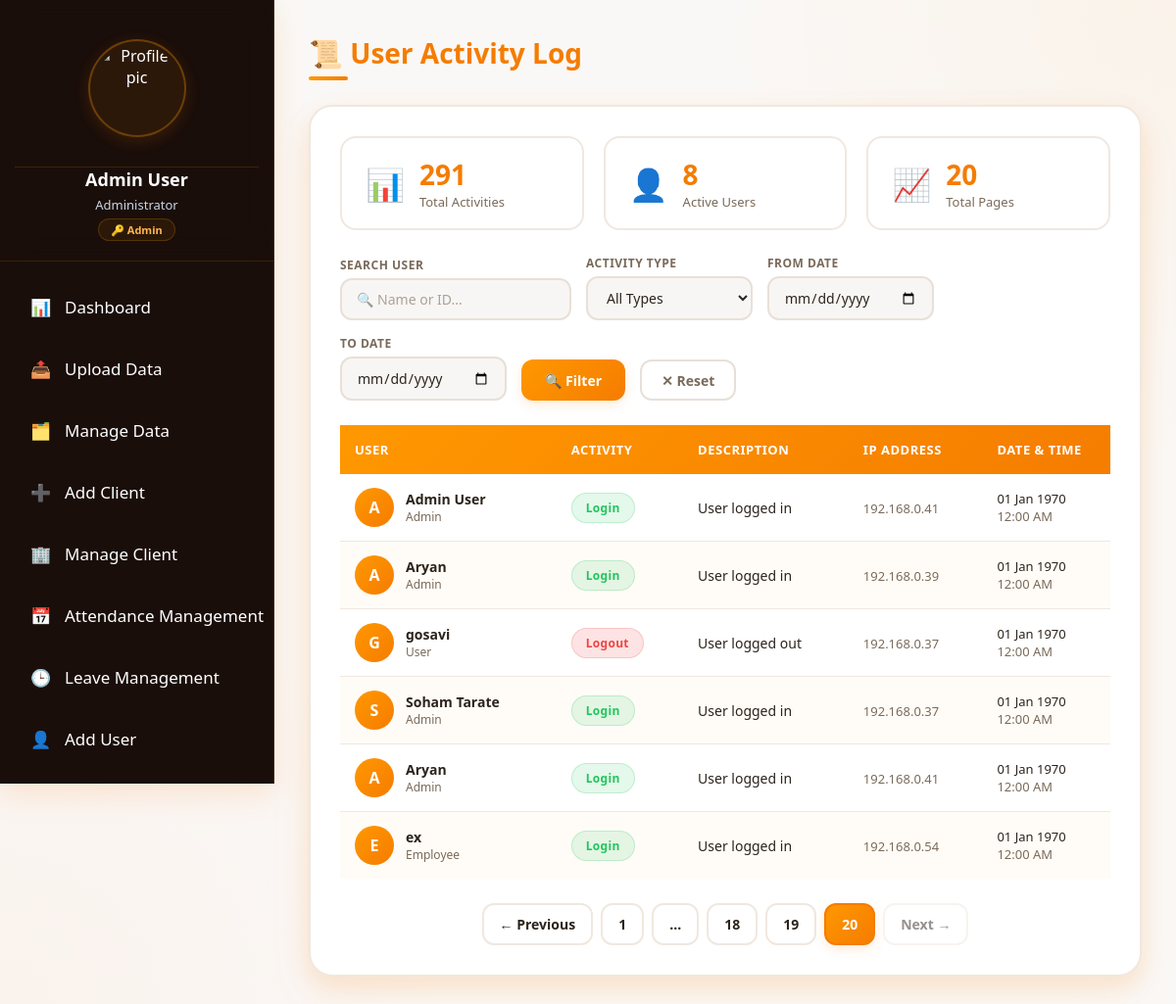
Screenshot of /user_activity.php?page=20 (signed in) with the database file from the repository.
### tables this page shows
CREATE TABLE `user_activity` (
  `activity_id` int(11) NOT NULL,
  `employee_id` varchar(50) DEFAULT NULL,
  `employee_name` varchar(255) DEFAULT NULL,
  `ip_address` varchar(45) DEFAULT NULL,
  `activity_type` varchar(50) DEFAULT NULL,
  `login_time` datetime DEFAULT NULL,
  `logout_time` datetime DEFAULT NULL,
  `activity_details` text DEFAULT NULL,
  `created_at` datetime DEFAULT NULL
);

CREATE TABLE `users` (
  `user_id` int(11) NOT NULL,
  `name` varchar(255) DEFAULT NULL,
  `address` text DEFAULT NULL,
  `employee_id` varchar(50) DEFAULT NULL,
  `email_id` varchar(255) DEFAULT NULL,
  `email_pass` varchar(255) DEFAULT NULL,
  `contact_no` varchar(20) DEFAULT NULL,
  `username` varchar(50) DEFAULT NULL,
  `password_hash` varchar(255) DEFAULT NULL,
  `designation` varchar(100) DEFAULT NULL,
  `role` varchar(50) DEFAULT NULL,
  `city` varchar(100) DEFAULT NULL,
  `profile_picture` varchar(255) DEFAULT NULL,
  `status` varchar(20) DEFAULT NULL,
  `session_token` varchar(255) DEFAULT NULL,
  `created_at` datetime DEFAULT NULL,
  `updated_at` datetime DEFAULT NULL
);

### user_activity.php (the view, shortened to what this page needs)
<?php
include 'sidebar.php';
$page = isset($_GET['page']) ? (int)$_GET['page'] : 1;
$limit = 15;
$offset = ($page - 1) * $limit;
$user_filter = isset($_GET['user']) ? mysqli_real_escape_string($conn, $_GET['user']) : '';
$date_from = isset($_GET['date_from']) ? mysqli_real_escape_string($conn, $_GET['date_from']) : '';
$date_to = isset($_GET['date_to']) ? mysqli_real_escape_string($conn, $_GET['date_to']) : '';
$where = "WHERE 1=1";
$count_query = mysqli_query($conn, "SELECT COUNT(*) as total FROM user_activity ua $where");
$total_records = mysqli_fetch_assoc($count_query)['total'];
$total_pages = ceil($total_records / $limit);
$query = mysqli_query($conn, "
    SELECT
        ua.*,
        u.profile_picture,
        u.role as user_role
    FROM user_activity ua
    LEFT JOIN users u ON ua.employee_id = u.employee_id
    $where
    ORDER BY ua.created_at DESC
    LIMIT $limit OFFSET $offset
");
$active_users_query = mysqli_query($conn, "SELECT COUNT(DISTINCT employee_id) as total FROM user_activity WHERE activity_type = 'Login'");
$active_users = mysqli_fetch_assoc($active_users_query)['total'];
?>
<!DOCTYPE html>
<html>
<head>
</head>
<body>
    <div class="main-content" id="mainContent">
        <div class="page-header">
            <h1 class="page-title">📜 User Activity Log</h1>
        </div>
        <div class="card">
            <div class="stats-bar">
                <div class="stat-item">
                    <span class="stat-icon">📊</span>
                    <div class="stat-info">
                        <div class="stat-value"><?php echo $total_records; ?></div>
                        <div class="stat-label">Total Activities</div>
                    </div>
                </div>
                <div class="stat-item">
                    <span class="stat-icon">👤</span>
                    <div class="stat-info">
                        <div class="stat-value"><?php echo $active_users; ?></div>
                        <div class="stat-label">Active Users</div>
                    </div>
                </div>
                <div class="stat-item">
                    <span class="stat-icon">📈</span>
                    <div class="stat-info">
                        <div class="stat-value"><?php echo $total_pages; ?></div>
                        <div class="stat-label">Total Pages</div>
                    </div>
                </div>
            </div>
            <form method="GET" class="filters">
                <div class="filter-group">
                    <label>Search User</label>
                    <input type="text" name="user" placeholder="🔍 Name or ID..." value="<?php echo htmlspecialchars($user_filter); ?>">
                </div>
                <div class="filter-group">
                    <label>Activity Type</label>
                    <select name="type">
                        <option value="">All Types</option>
                    </select>
                </div>
                <div class="filter-group">
                    <label>From Date</label>
                    <input type="date" name="date_from" value="<?php echo $date_from; ?>">
                </div>
                <div class="filter-group">
                    <label>To Date</label>
                    <input type="date" name="date_to" value="<?php echo $date_to; ?>">
                </div>
                <button type="submit" class="btn-filter">🔍 Filter</button>
                <a href="user_activity.php" class="btn-reset">✕ Reset</a>
            </form>
            <div class="table-wrapper">
                <table>
                    <thead>
                        <tr>
                            <th>User</th>
                            <th>Activity</th>
                            <th>Description</th>
                            <th>IP Address</th>
                            <th>Date &amp; Time</th>
                        </tr>
                    </thead>
                    <tbody>
                        <?php if (mysqli_num_rows($query) > 0): ?>
                            <?php while ($row = mysqli_fetch_assoc($query)):
                                $activity_type = $row['activity_type'];
                                $activity_type_lower = strtolower($activity_type);
                                $badge_class = 'badge-default';
                                if (strpos($activity_type_lower, 'login') !== false) $badge_class = 'badge-login';
                                elseif (strpos($activity_type_lower, 'logout') !== false) $badge_class = 'badge-logout';
                                elseif (strpos($activity_type_lower, 'create') !== false || strpos($activity_type_lower, 'add') !== false) $badge_class = 'badge-create';
                                elseif (strpos($activity_type_lower, 'update') !== false || strpos($activity_type_lower, 'edit') !== false) $badge_class = 'badge-update';
                                elseif (strpos($activity_type_lower, 'delete') !== false || strpos($activity_type_lower, 'remove') !== false) $badge_class = 'badge-delete';
                                elseif (strpos($activity_type_lower, 'view') !== false) $badge_class = 'badge-view';
                                elseif (strpos($activity_type_lower, 'upload') !== false) $badge_class = 'badge-upload';
                                elseif (strpos($activity_type_lower, 'download') !== false) $badge_class = 'badge-download';
                                $formatted_date = date('d M Y', strtotime($row['created_at']));
                                $formatted_time = date('h:i A', strtotime($row['created_at']));
                                $user_name = !empty($row['employee_name']) ? $row['employee_name'] : 'Unknown User';
                                $user_role = !empty($row['user_role']) ? $row['user_role'] : 'user';
                                $profile_picture = $row['profile_picture'] ?? null;
                                $activity_details = $row['activity_details'] ?? '';
                                $login_time = !empty($row['login_time']) ? date('h:i A', strtotime($row['login_time'])) : '';
                                $logout_time = !empty($row['logout_time']) ? date('h:i A', strtotime($row['logout_time'])) : '';
                            ?>
                                <tr>
                                    <td>
                                        <div class="user-info">
                                            <?php if (!empty($profile_picture) && file_exists($profile_picture)): ?>
                                                <img src="<?php echo htmlspecialchars($profile_picture); ?>" class="user-avatar" alt="Avatar">
                                            <?php else: ?>
                                                <div class="user-avatar">
                                                    <?php echo strtoupper(substr($user_name, 0, 1)); ?>
                                                </div>
                                            <?php endif; ?>
                                            <div>
                                                <div class="user-name"><?php echo htmlspecialchars($user_name); ?></div>
                                                <div class="user-role"><?php echo ucfirst($user_role); ?></div>
                                            </div>
                                        </div>
                                    </td>
                                    <td>
                                        <span class="activity-badge <?php echo $badge_class; ?>">
                                            <?php echo htmlspecialchars($activity_type); ?>
                                        </span>
                                    </td>
                                    <td>
                                        <?php
                                        if (!empty($activity_details)) {
                                            echo htmlspecialchars($activity_details);
                                        } elseif ($activity_type_lower == 'login' && !empty($login_time)) {
                                            echo "Logged in at: <strong>" . $login_time . "</strong>";
                                        } elseif ($activity_type_lower == 'logout' && !empty($logout_time)) {
                                            echo "Logged out at: <strong>" . $logout_time . "</strong>";
                                        } elseif (!empty($login_time) && !empty($logout_time)) {
                                            echo "Login: " . $login_time . " | Logout: " . $logout_time;
                                        } elseif (!empty($login_time)) {
                                            echo "Login: " . $login_time;
                                        } elseif (!empty($logout_time)) {
                                            echo "Logout: " . $logout_time;
                                        } else {
                                            echo htmlspecialchars($activity_type);
                                        }
                                        ?>
                                    </td>
                                    <td>
                                        <span class="activity-time"><?php echo htmlspecialchars($row['ip_address'] ?? 'N/A'); ?></span>
                                    </td>
                                    <td>
                                        <div class="activity-date"><?php echo $formatted_date; ?></div>
                                        <div class="activity-time"><?php echo $formatted_time; ?></div>
                                    </td>
                                </tr>
                            <?php endwhile; ?>
                        <?php endif; ?>
                    </tbody>
                </table>
            </div>
            <?php if ($total_pages > 1): ?>
                <div class="pagination">
                    <?php
                    $query_params = $_GET;
                    unset($query_params['page']);
                    $base_url = 'user_activity.php';
                    if (!empty($query_params)) {
                        $base_url .= '?' . http_build_query($query_params) . '&';
                    } else {
                        $base_url .= '?';
                    }
                    ?>
                    <?php if ($page > 1): ?>
                        <a href="<?php echo $base_url; ?>page=<?php echo $page - 1; ?>">← Previous</a>
                    <?php else: ?>
                        <span class="disabled">← Previous</span>
                    <?php endif; ?>
                    <?php
                    $start = max(1, $page - 2);
                    $end = min($total_pages, $page + 2);
                    if ($start > 1) {
                        echo '<a href="' . $base_url . 'page=1">1</a>';
                        if ($start > 2) echo '<span>...</span>';
                    }
                    for ($i = $start; $i <= $end; $i++) {
                        if ($i == $page) {
                            echo '<span class="active">' . $i . '</span>';
                        } else {
                            echo '<a href="' . $base_url . 'page=' . $i . '">' . $i . '</a>';
                        }
                    }
                    ?>
                    <?php if ($page < $total_pages): ?>
                        <a href="<?php echo $base_url; ?>page=<?php echo $page + 1; ?>">Next →</a>
                    <?php else: ?>
                        <span class="disabled">Next →</span>
                    <?php endif; ?>
                </div>
            <?php endif; ?>
        </div>
    </div>
</body>
</html>

### sidebar.php (style rules this page uses)
* { margin: 0; padding: 0; box-sizing: border-box; font-family: Arial, sans-serif; }
body { background: linear-gradient(180deg, #1a0e0a 0%, #0d0805 100%); background-size: cover; background-position: center; background-repeat: no-repeat; background-attachment: fixed; min-height: 100vh; }
:root { --bg: #0d0805; --sidebar-bg: #1a0e0a; --card-bg: #1a0e0a; --text: #f8fafc; --sidebar-text: #ffffff; --border: #3a2a1a; --hover: #ff9800; --orange-primary: #f57c00; --orange-light: #ffb74d; --orange-dark: #e65100; --orange-gradient-start: #ff9800; --orange-gradient-end: #f57c00; --orange-subtle: rgba(255, 152, 0, 0.08); --orange-shadow: rgba(245, 124, 0, 0.15); }
.chat-wrapper, .card, .dashboard-card { background: var(--card-bg); border: 1px solid var(--border); box-shadow: 0 10px 25px var(--orange-shadow), 0 2px 8px var(--orange-subtle); }

### rows the page displays
user_activity: employee_name "A", employee_name "Admin User", users.role "Admin", activity_type "Login", activity_details "User logged in", ip_address "192.168.0.41", created_at "01 Jan 1970", created_at "12:00 AM"
user_activity: employee_name "A", employee_name "Aryan", users.role "Admin", activity_type "Login", activity_details "User logged in", ip_address "192.168.0.39", created_at "01 Jan 1970", created_at "12:00 AM"
user_activity: employee_name "G", employee_name "gosavi", user_role "User", activity_type "Logout", activity_details "User logged out", ip_address "192.168.0.37", created_at "01 Jan 1970", created_at "12:00 AM"
user_activity: employee_name "S", employee_name "Soham Tarate", users.role "Admin", activity_type "Login", activity_details "User logged in", ip_address "192.168.0.37", created_at "01 Jan 1970", created_at "12:00 AM"
user_activity: employee_name "A", employee_name "Aryan", users.role "Admin", activity_type "Login", activity_details "User logged in", ip_address "192.168.0.41", created_at "01 Jan 1970", created_at "12:00 AM"
user_activity: employee_name "E", employee_name "ex", users.role "Employee", activity_type "Login", activity_details "User logged in", ip_address "192.168.0.54", created_at "01 Jan 1970", created_at "12:00 AM"

### other values shown
$admin_name "Admin User"
$total_records "291"
$active_users "8"
$total_pages "20"
